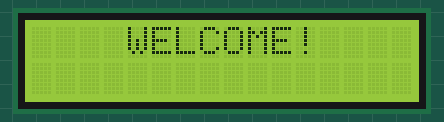
This sketch was run on a simulated Arduino Uno, built with avr-gcc and run on an emulated ATmega328P. On the bench: 16×2 character LCD.

Above: at 0.1 s.
At 5.1 s:
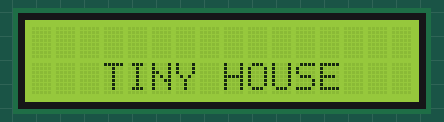
At 8.2 s:
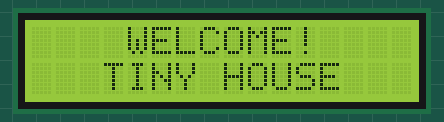

Measured:
- what the display in image 1 shows lasts 3.0 s, from 5.1 s to 8.1 s
- what the display in image 2 shows lasts 5.0 s, from 8.1 s to 13.1 s

The sketch:

LCD.ino
```cpp
#include <Wire.h> // Inicializa a biblioteca "Wire" para a comunicação do arduino com os outros dispositivos
#include <LiquidCrystal_I2C.h> // Inicializa a biblioteca "LiquidCrystal_I2C" para o manuseio do LCD através do módulo I2C

//Inicializa o display no endereço 0x27 contendo 16 colunas e 2 linhas
LiquidCrystal_I2C lcd(0x27, 16, 2);


void setup() {
  lcd.init(); // Serve para iniciar a comunicação com o display já conectado
  lcd.backlight(); // Serve para ligar a luz do display

}

void loop() {
  lcd.setCursor(0, 0); // Coloca o cursor do display na coluna 1 e linha 1
  lcd.print("    WELCOME! "); // Escreve "TINY HOUSE" no LCD
  delay(5000); // Aguarda 5 segundos
  lcd.clear(); // Apaga o texto do lcd
  lcd.setCursor(0, 1); // Coloca o cursor do display na coluna 4 e linha 1
  lcd.print("   TINY HOUSE");
  delay(3000); // Aguarda 3 segundo
}
```
